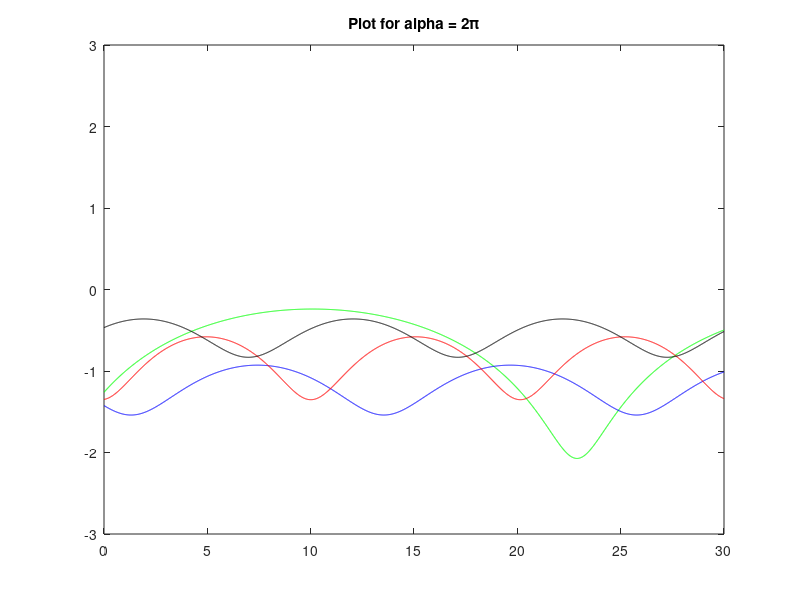

Write the MATLAB code that produced this figure.
close all
clear all
clc

% Initial Conditions

B = 1/3;
gamma = 0.1;
K = 0.1;

alpha11 = 0.1 * pi;
alpha21 = 0.554 * pi;
alpha31 = 0.23 * pi;
alphap1 = 0.43 * pi;

alpha12 = 0.1 * pi;
alpha22 = 0.44 * pi;
alpha32 = 0.13 * pi;
alphap2 = 0.63 * pi;

alpha13 = 0.1 * pi;
alpha23 = 0.4 * pi;
alpha33 = 0.7 * pi;
alphap3 = 0.3 * pi;

alpha14 = 0.1 * pi;
alpha24 = 0.8 * pi;
alpha34 = 0.8 * pi;
alphap4 = 0.8 * pi;

dt = .01;
In = [0:dt:30];
dalpha = .01;
min = 0;
max = 2;
count = 1;

for j = min:dalpha:max
                
    alpha1 = j * pi;
    alpha2 = alpha21;
    alpha3 = alpha31;
    alphap = alphap1;
    w = B * In * sin(2*(alpha1 - alphap));
    Q = (1/2)*(exp(-1i*K)*(cos(2*alpha2 - 2*alpha3 - alphap) + 1i*cos(2*alpha3 - alphap)) * (1i*cos(2*alpha1 - alphap - w) - cos(alphap - w)) + exp(1i*K)*(sin(2*alpha2 - 2*alpha3 - alphap) - 1i*sin(2*alpha3 - alphap)) * (sin(alphap - w) - 1i*sin(2*alpha1 - alphap - w)));

    Ts = -1 *gamma + real(log(Q));
    
    alpha11vec(count,:) = Ts;
    count = count + 1;
end

count = 1;

for k = min:dalpha:max
    
    alpha1 = k * pi;
    alpha2 = alpha22;
    alpha3 = alpha32;
    alphap = alphap2;
    w = B * In * sin(2*(alpha1 - alphap));
    Q = (1/2)*(exp(-1i*K)*(cos(2*alpha2 - 2*alpha3 - alphap) + 1i*cos(2*alpha3 - alphap)) * (1i*cos(2*alpha1 - alphap - w) - cos(alphap - w)) + exp(1i*K)*(sin(2*alpha2 - 2*alpha3 - alphap) - 1i*sin(2*alpha3 - alphap)) * (sin(alphap - w) - 1i*sin(2*alpha1 - alphap - w)));

    Ts = -1 *gamma + real(log(Q));
    
    alpha12vec(count,:) = Ts;
    count = count + 1;
end

count = 1;

for m = min:dalpha:max
    
    alpha1 = m * pi;
    alpha2 = alpha23;
    alpha3 = alpha33;
    alphap = alphap3;
    w = B * In * sin(2*(alpha1 - alphap));
    Q = (1/2)*(exp(-1i*K)*(cos(2*alpha2 - 2*alpha3 - alphap) + 1i*cos(2*alpha3 - alphap)) * (1i*cos(2*alpha1 - alphap - w) - cos(alphap - w)) + exp(1i*K)*(sin(2*alpha2 - 2*alpha3 - alphap) - 1i*sin(2*alpha3 - alphap)) * (sin(alphap - w) - 1i*sin(2*alpha1 - alphap - w)));

    Ts = -1 *gamma + real(log(Q));
    
    alpha13vec(count,:) = Ts;
    count = count + 1;
end

count = 1;

for n = min:dalpha:max
    
    alpha1 = n * pi;
    alpha2 = alpha24;
    alpha3 = alpha34;
    alphap = alphap4;
    w = B * In * sin(2*(alpha1 - alphap));
    Q = (1/2)*(exp(-1i*K)*(cos(2*alpha2 - 2*alpha3 - alphap) + 1i*cos(2*alpha3 - alphap)) * (1i*cos(2*alpha1 - alphap - w) - cos(alphap - w)) + exp(1i*K)*(sin(2*alpha2 - 2*alpha3 - alphap) - 1i*sin(2*alpha3 - alphap)) * (sin(alphap - w) - 1i*sin(2*alpha1 - alphap - w)));

    Ts = -1 *gamma + real(log(Q));
    
    alpha14vec(count,:) = Ts;
    count = count + 1;
end

for p = 1:(max/dalpha);
    plot(In, alpha11vec(p,:), 'g-', In, alpha12vec(p,:), 'b-', In, alpha13vec(p,:), 'r-', In, alpha14vec(p,:), 'k-')
    axis([0 30 -3 3])
    title(['Plot for alpha = ' num2str(p*dalpha) '\pi'])
    pause
end

